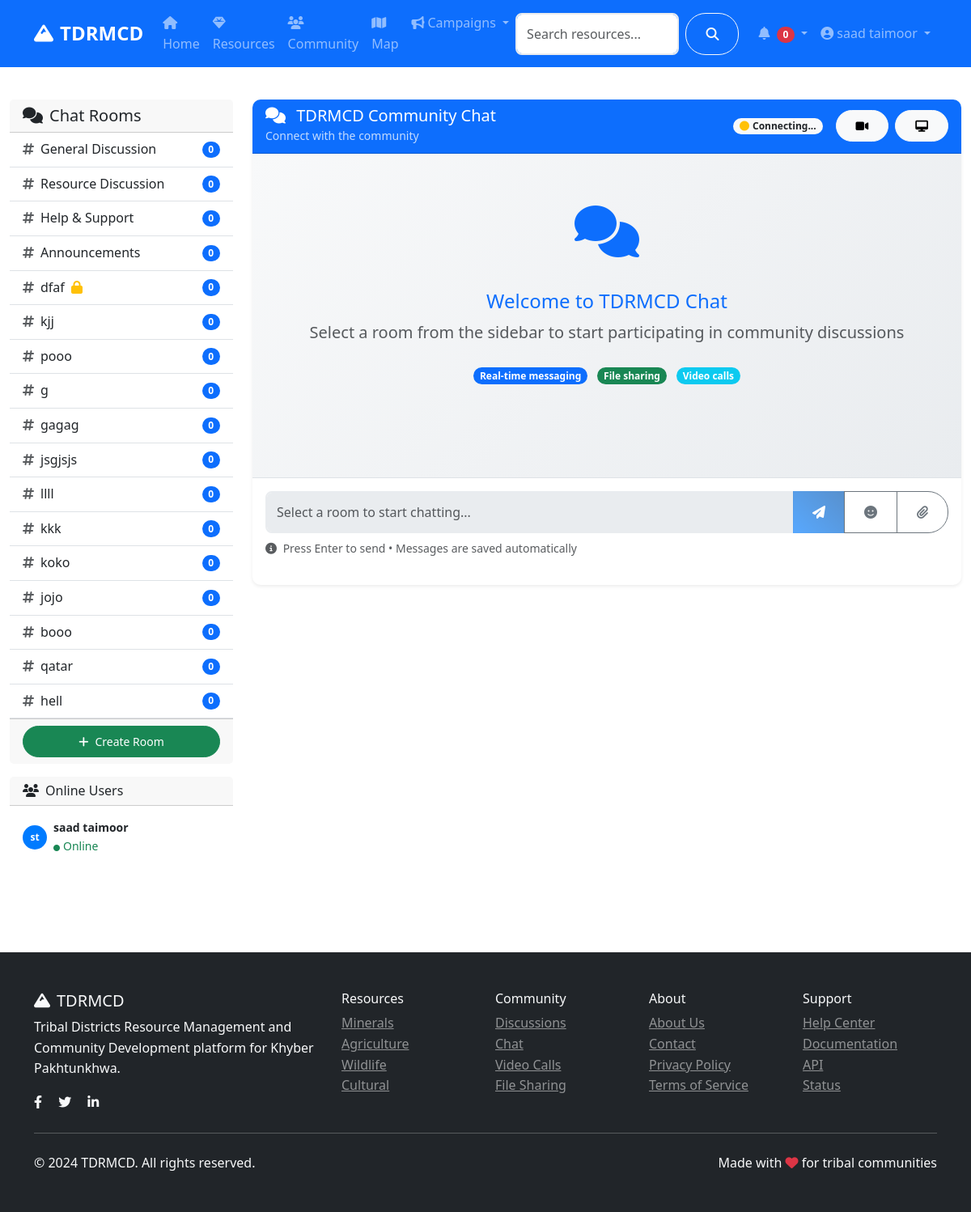
Before: /community/chat (signed in) with the older database file.
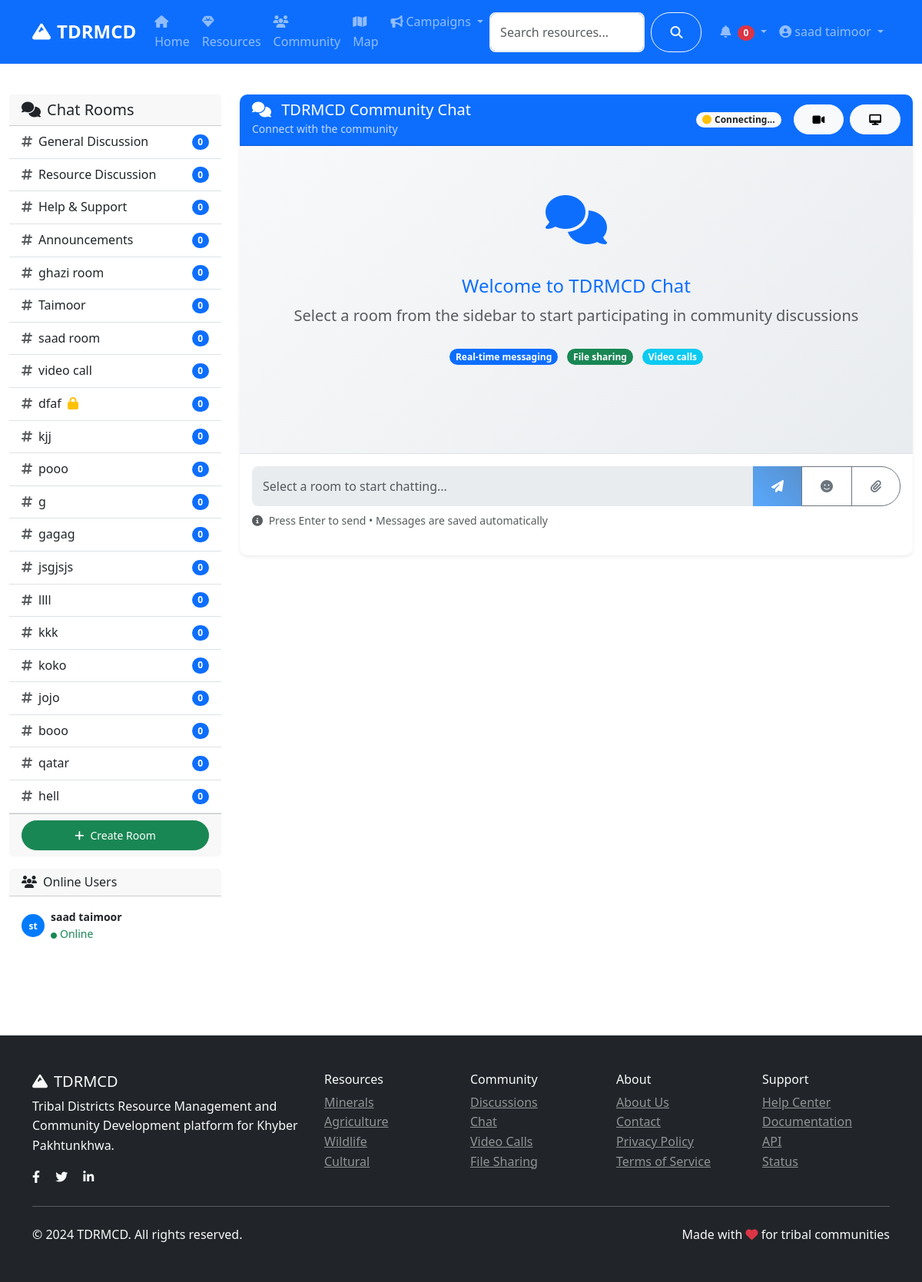
After: the same page with the newer database file.
### models.py (models this page shows, shortened)
class ChatRoom(db.Model):
    id = db.Column(db.Integer, primary_key=True)
    room_id = db.Column(db.String(100), unique=True, nullable=False)
    name = db.Column(db.String(200), nullable=False)
    description = db.Column(db.Text)
    is_private = db.Column(db.Boolean, default=False)
    created_by = db.Column(db.Integer, db.ForeignKey('user.id'), nullable=False)
    created_at = db.Column(db.DateTime, default=datetime.utcnow)
    creator = db.relationship('User', backref='created_chat_rooms')

### routes/community.py (the view)
@community_bp.route('/chat')
@login_required
def chat():
    room_param = request.args.get('room')
    room_name_param = request.args.get('room_name')
    if room_param:
        return redirect(url_for('community.chat_room', room_id=room_param))
    if room_name_param:
        slug = ''.join(c.lower() if c.isalnum() else '-' for c in room_name_param).strip('-') or f"room-{uuid.uuid4().hex[:6]}"
        return redirect(url_for('community.chat_room', room_id=slug))
    default_rooms = [
        {'id': 'general', 'name': 'General Discussion'},
        {'id': 'resources', 'name': 'Resource Discussion'},
        {'id': 'help', 'name': 'Help & Support'},
        {'id': 'announcements', 'name': 'Announcements'}
    ]
    db_rooms = ChatRoom.query.order_by(ChatRoom.created_at.desc()).all()
    return render_template('community/chat.html', rooms=default_rooms, db_rooms=db_rooms)

### app.py (called while the page is built)
@login_manager.user_loader
def load_user(user_id):
    return User.query.get(int(user_id))

### models.py (called while the page is built)
    def get_full_name(self):
        return f"{self.first_name} {self.last_name}"

    def is_admin(self):
        return self.role == 'admin'

### templates/community/chat.html (shortened to what the changed rows need)
{% extends "base.html" %}
{% block content %}
<div class="container-fluid py-4">
    <div class="row">
        <div class="col-lg-3 col-md-4 mb-4">
            <div class="card">
                <div class="card-body p-0">
                    <div class="list-group list-group-flush" id="rooms-list">
                        {% for room in rooms %}
                        <a href="{{ url_for('community.chat_room', room_id=room.id) }}"
                           class="list-group-item list-group-item-action d-flex justify-content-between align-items-center room-link"
                           data-room-id="{{ room.id }}">
                            <div>
                                <i class="fas fa-hashtag me-2 text-muted"></i>{{ room.name }}
                            </div>
                            <span class="badge bg-primary rounded-pill" id="room-{{ room.id }}-count">0</span>
                        </a>
                        {% endfor %}
                        {% for room in db_rooms %}
                        <a href="{{ url_for('community.chat_room', room_id=room.room_id) }}"
                           class="list-group-item list-group-item-action d-flex justify-content-between align-items-center room-link"
                           data-room-id="{{ room.room_id }}">
                            <div>
                                <i class="fas fa-hashtag me-2 text-muted"></i>{{ room.name }}
                                {% if room.is_private %}
                                    <i class="fas fa-lock ms-1 text-warning" title="Private Room"></i>
                                {% endif %}
                            </div>
                            <span class="badge bg-primary rounded-pill" id="room-{{ room.room_id }}-count">0</span>
                        </a>
                        {% endfor %}
                    </div>
                </div>
            </div>
        </div>
    </div>
</div>
{% endblock %}

Changed rows visible on the page:
added ChatRoom: name "ghazi room"
added ChatRoom: name "Taimoor"
added ChatRoom: name "saad room"
added ChatRoom: name "video call"
